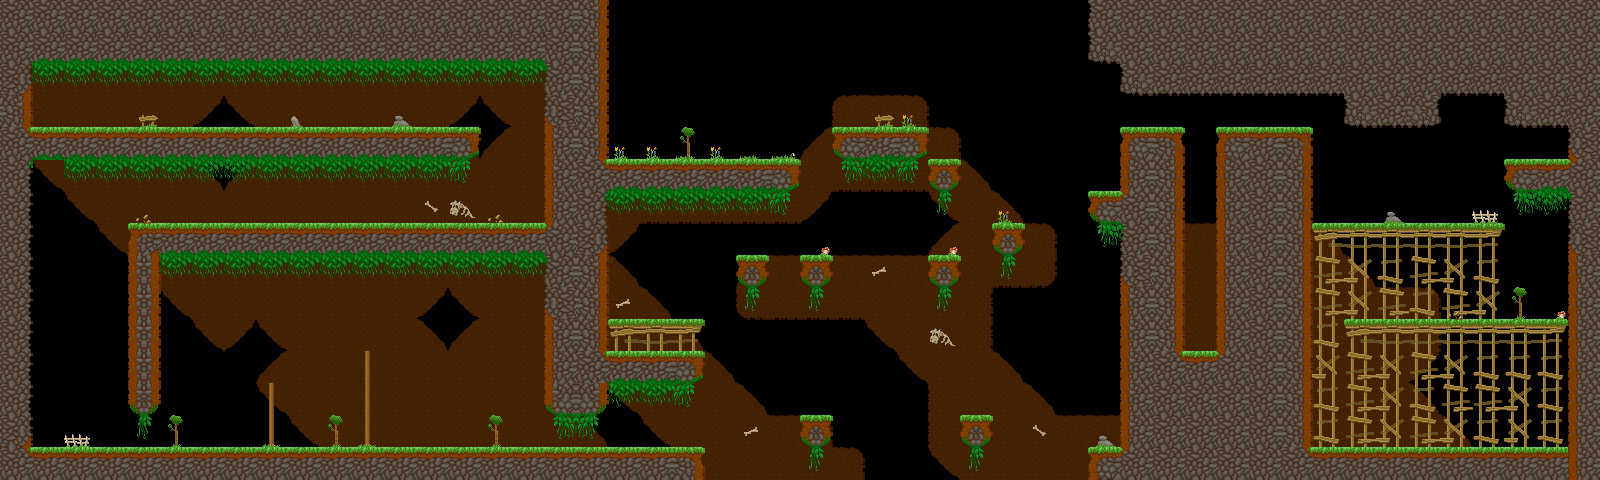

This game map was drawn from its Tiled (.tmx) file and the tilesets committed beside it. A one-line description and the trimmed map source follow:
An orthogonal 50x15 tile map with 32x32 px tiles, 5 tile layers (background, main, foreground, hidden, ...), 4 tilesets and 290 objects (217x spike, 25x veggie, 5x walking_enemy, 4x door, 3x key, ...).

<map version="1.5" tiledversion="1.7.2" orientation="orthogonal" renderorder="right-down" width="50" height="15" tilewidth="32" tileheight="32" infinite="0" nextlayerid="11" nextobjectid="291">
 <properties>
  <property name="hints" value="smalltap,trampolineenemy" />
  <property name="time_to_beat" value="47" />
 </properties>
 <tileset firstgid="1" name="grass_level" tilewidth="33" tileheight="33" spacing="1" margin="1" tilecount="144" columns="16">
  <image source="../../sprites/tilesets/34tile.png" width="544" height="306" />
 </tileset>
 <tileset firstgid="145" name="treetops_big_96" tilewidth="96" tileheight="64" tilecount="2" columns="2">
  <image source="../../sprites/objects/scenery/treetops_big_96.png" width="192" height="64" />
 </tileset>
 <tileset firstgid="147" name="object_tilemap_16" tilewidth="16" tileheight="16" tilecount="12" columns="4">
  <image source="../../sprites/tilesets/object_tilemap_16.png" width="64" height="48" />
 </tileset>
 <tileset firstgid="159" name="object_tilemap_32" tilewidth="32" tileheight="32" tilecount="25" columns="5">
  <image source="../../sprites/tilesets/object_tilemap_32.png" width="160" height="160" />
  <tile id="0">
   <properties>
    <property name="item_no" value="5" />
    <property name="type" value="costume_head" />
   </properties>
  </tile>
  <tile id="1">
   <properties>
    <property name="spawn" value="spawn" />
   </properties>
  </tile>
  <tile id="2">
   <properties>
    <property name="goal" value="goal" />
   </properties>
  </tile>
  <tile id="3">
   <properties>
    <property name="name" value="pig" />
   </properties>
  </tile>
  <tile id="4">
   <properties>
    <property name="direction" value="left" />
    <property name="name" value="walking_enemy" />
   </properties>
  </tile>
 </tileset>
 <layer id="1" name="background" width="50" height="15">
  <properties>
   <property name="background" value="background" />
  </properties>
  <data>[750 cells, 319 non-empty, 24 distinct tile ids]</data>
 </layer>
 <layer id="2" name="main" width="50" height="15">
  <data>[750 cells, 365 non-empty, 44 distinct tile ids]</data>
 </layer>
 <layer id="3" name="foreground" width="50" height="15">
  <properties>
   <property name="foreground" value="foreground" />
  </properties>
  <data>[750 cells, 143 non-empty, 22 distinct tile ids]</data>
 </layer>
 <layer id="4" name="hidden" width="50" height="15">
  <data>[750 cells, 22 non-empty, 8 distinct tile ids]</data>
 </layer>
 <layer id="5" name="hints" width="50" height="15">
  <properties>
   <property name="SmallTap" value="A quick tap will:make you do a small jump." />
   <property name="enemies" value="Enemies can also:be used:as trampolines!" />
  </properties>
  <data>[750 cells, 0 non-empty, 0 distinct tile ids]</data>
 </layer>
 <objectgroup color="#e70000" id="6" name="hard-blocks">
  <object id="1" x="0" y="0" width="32" height="480" />
  <object id="2" x="0" y="448" width="704" height="32" />
  <object id="3" x="34" y="0" width="510" height="64" />
  <object id="4" x="1088" y="448" width="512" height="32" />
  <object id="5" x="33" y="127" width="449" height="33" />
  <object id="6" x="129" y="223" width="415" height="32" />
  <object id="7" x="129" y="225" width="32" height="184" />
  <object id="8" x="801" y="416" width="31" height="31" />
  <object id="9" x="961" y="415" width="32" height="32" />
  <object id="10" x="1120" y="192" width="64" height="256" />
  <object id="11" x="605" y="353" width="97" height="29" />
  <object id="12" x="736" y="256" width="32" height="32" />
  <object id="13" x="801" y="256" width="31" height="30" />
  <object id="14" x="929" y="255" width="31" height="32" />
  <object id="15" x="992" y="225" width="32" height="30" />
  <object id="16" x="1089" y="191" width="32" height="33" />
  <object id="17" x="1121" y="128" width="62" height="65" />
  <object id="18" x="929" y="159" width="31" height="32" />
  <object id="19" x="832" y="127" width="96" height="34" />
  <object id="20" x="609" y="159" width="190" height="32" />
  <object id="21" x="1216" y="192" width="96" height="256" />
  <object id="22" x="1121" y="0" width="126" height="95" />
  <object id="23" x="1215" y="127" width="95" height="33" />
  <object id="24" x="542" y="0" width="65" height="418" />
  <object id="25" x="1567" y="0" width="33" height="480" />
  <object id="26" x="1504" y="159" width="68" height="32" />
  <object id="27" x="1502" y="95" width="70" height="30" />
 </objectgroup>
 <objectgroup color="#0055ff" id="7" name="soft-blocks">
  <object id="28" x="610" y="319" width="94" height="31" />
  <object id="29" x="1314" y="223" width="189" height="35" />
  <object id="30" x="1346" y="319" width="220" height="32" />
 </objectgroup>
 <objectgroup id="8" name="treetop_big" />
 <objectgroup id="9" name="objects-16px">
  <object id="31" name="veggie" gid="150" x="248" y="352" width="16" height="16" />
  <object id="32" name="veggie" gid="150" x="296" y="320" width="16" height="16" />
  <object id="33" name="veggie" gid="150" x="342" y="290" width="16" height="16" />
  <object id="34" name="veggie" gid="150" x="376" y="192" width="16" height="16" />
  <object id="35" name="veggie" gid="150" x="408" y="344" width="16" height="16" />
  <object id="36" name="veggie" gid="150" x="480" y="296" width="16" height="16" />
  <object id="37" name="veggie" gid="150" x="624" y="152" width="16" height="16" />
  <object id="38" name="veggie" gid="150" x="664" y="128" width="16" height="16" />
  <object id="39" name="veggie" gid="150" x="704" y="112" width="16" height="16" />
  <object id="40" name="veggie" gid="150" x="728" y="128" width="16" height="16" />
  <object id="41" name="veggie" gid="150" x="752" y="152" width="16" height="16" />
  <object id="42" name="veggie" gid="150" x="936" y="152" width="16" height="16" />
  <object id="43" name="veggie" gid="150" x="1096" y="184" width="16" height="16" />
  <object id="44" name="veggie" gid="150" x="936" y="248" width="16" height="16" />
  <object id="45" name="veggie" gid="150" x="776" y="248" width="16" height="16" />
  <object id="46" name="veggie" gid="150" x="648" y="440" width="16" height="16" />
  <object id="47" name="veggie" gid="150" x="616" y="344" width="16" height="16" />
  <object id="48" name="veggie" gid="150" x="680" y="344" width="16" height="16" />
  <object id="49" name="veggie" gid="150" x="808" y="408" width="16" height="16" />
  <object id="50" name="veggie" gid="150" x="968" y="408" width="16" height="16" />
  <object id="51" name="veggie" gid="150" x="1192" y="248" width="16" height="16" />
  <object id="52" name="veggie" gid="150" x="1192" y="280" width="16" height="16" />
  <object id="53" name="veggie" gid="150" x="1192" y="312" width="16" height="16" />
  <object id="54" name="veggie" gid="150" x="1192" y="344" width="16" height="16" />
  <object id="55" name="veggie" gid="150" x="1192" y="376" width="16" height="16" />
  <object id="56" name="key" gid="152" x="1192" y="408" width="16" height="16">
   <properties>
    <property name="color" value="blue" />
   </properties>
  </object>
  <object id="57" name="key" gid="151" x="520" y="344" width="16" height="16">
   <properties>
    <property name="color" value="yellow" />
   </properties>
  </object>
  <object id="58" name="key" gid="153" x="696" y="152" width="16" height="16">
   <properties>
    <property name="color" value="red" />
   </properties>
  </object>
  <object id="59" name="spike" gid="154" x="216" y="64" width="16" height="16" />
  <object id="60" name="spike" gid="154" x="224" y="72" width="16" height="16" />
  <object id="61" name="spike" gid="154" x="344" y="128" width="16" height="16" />
  <object id="62" name="spike" gid="154" x="360" y="128" width="16" height="16" />
  </objectgroup>
 <objectgroup id="10" name="objects-32px">
  <!-- 15 objects omitted --></objectgroup>
</map>
<!-- 228 of 290 objects omitted -->
